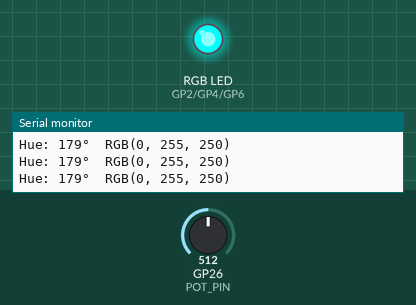
Recording of a sketch running on a simulated Raspberry Pi Pico. Shown: an RGB LED mixed from three pins (HIGH = lit), the last lines printed to the serial monitor. The test bench sets the inputs (shaded band); at power-on: GP26 (POT_PIN) = 512 (analog values on the 0–1023 scale).

Above: at 2.2 s.
2.3 s: GP26 (POT_PIN) set to 716
At 3.0 s:
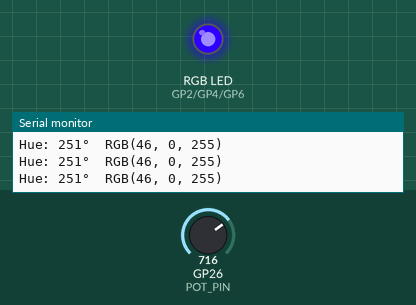
3.8 s: GP26 (POT_PIN) set to 900
At 4.2 s:
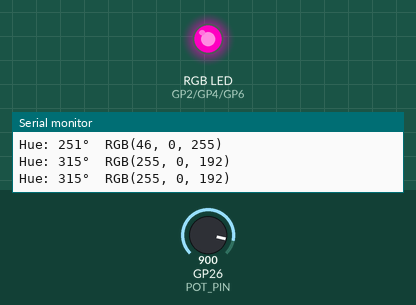
5.3 s: GP26 (POT_PIN) set to 1023
At 6.5 s:
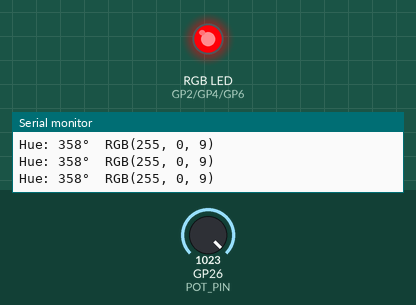
6.8 s: GP26 (POT_PIN) set to 306
At 7.7 s:
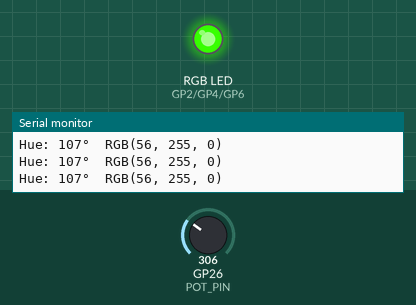
8.3 s: GP26 (POT_PIN) set to 190
At 8.9 s:
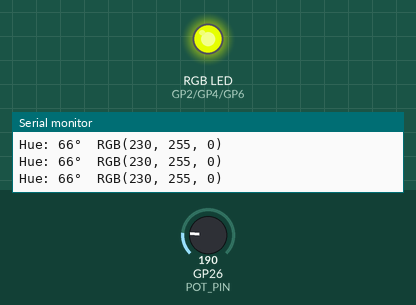
9.8 s: GP26 (POT_PIN) set to 122
At 11.2 s:
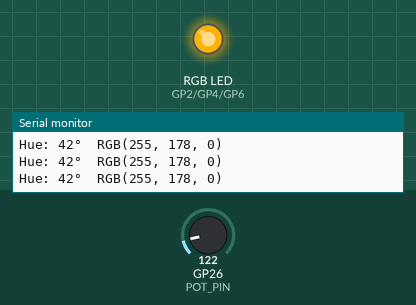
Timing chart, 0 to 12.3 s (numbered marks = the images above; inputs shaded):
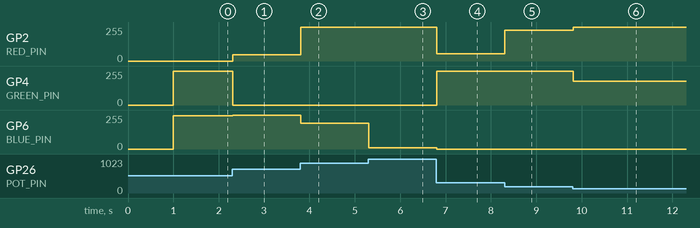

The sketch:

sketch.ino
```cpp
/*
 * LESSON 18: Pico — PWM with Hardware Slices
 * Board: Raspberry Pi Pico (RP2040, Dual Cortex-M0+, 125MHz, 264KB RAM)
 *
 * ============================================================
 * RP2040 PWM ARCHITECTURE
 * ============================================================
 *
 * The RP2040 has 8 PWM "slices", each with 2 output channels (A and B):
 *
 *   Slice 0: GP0 (0A), GP1 (0B)
 *   Slice 1: GP2 (1A), GP3 (1B)
 *   Slice 2: GP4 (2A), GP5 (2B)
 *   Slice 3: GP6 (3A), GP7 (3B)
 *   Slice 4: GP8 (4A), GP9 (4B)
 *   Slice 5: GP10 (5A), GP11 (5B)
 *   Slice 6: GP12 (6A), GP13 (6B)
 *   Slice 7: GP14 (7A), GP15 (7B)
 *
 * Total: 16 PWM outputs! (8 slices × 2 channels)
 *
 * Key detail: both channels in a slice share the SAME frequency
 * (same counter/wrap value), but can have DIFFERENT duty cycles.
 *
 *   ┌─────────────────────────────────┐
 *   │         PWM Slice N             │
 *   │                                 │
 *   │  ┌───────────┐                  │
 *   │  │  Counter   │ ← Counts 0 to wrap value, then resets
 *   │  │  (16-bit)  │                 │
 *   │  └─────┬─────┘                  │
 *   │        │                        │
 *   │   ┌────┴────┐  ┌────┴────┐     │
 *   │   │ Compare │  │ Compare │     │
 *   │   │   A     │  │   B     │     │
 *   │   └────┬────┘  └────┬────┘     │
 *   │        │             │          │
 *   │      Out A         Out B        │
 *   └────────┴─────────────┴──────────┘
 *
 * ============================================================
 * PWM COMPARISON ACROSS PLATFORMS
 * ============================================================
 *
 * RP2040 PWM:
 *   - 8 slices × 2 channels = 16 outputs
 *   - 16-bit counter (0-65535)
 *   - Frequency = 125MHz / (wrap + 1) / divider
 *   - Independent duty per channel, shared frequency per slice
 *   - Clock divider: integer + 4-bit fractional (e.g., 1.0625)
 *
 * ESP32 LEDC (LED Control):
 *   - 16 channels (8 high-speed, 8 low-speed)
 *   - Each channel independently configurable
 *   - Up to 20-bit resolution (but lower resolution = higher frequency)
 *   - Hardware fade support (automatic duty cycle ramping!)
 *   - ledcSetup(channel, freq, resolution) + ledcAttachPin(pin, channel)
 *
 * STM32 TIM (Timer-based PWM):
 *   - Multiple timers, each with 1-4 channels
 *   - 16-bit or 32-bit counters (TIM2/TIM5 are 32-bit on many STM32)
 *   - Advanced timers (TIM1/TIM8): complementary outputs, dead-time
 *     insertion, break input — designed for motor control
 *   - Most flexible but most complex to configure
 *
 * AVR (Arduino Uno):
 *   - 6 PWM outputs on 3 timers (Timer0, Timer1, Timer2)
 *   - Timer0: 8-bit, used by millis() — changing it breaks timing!
 *   - Timer1: 16-bit, most flexible
 *   - Timer2: 8-bit
 *   - Only ~490Hz or ~980Hz with analogWrite()
 *   - Custom frequencies require direct timer register manipulation
 *
 * ============================================================
 * THIS LESSON:
 * Drive an RGB LED with 3 PWM channels, controlled by a potentiometer
 * that cycles through the colour wheel (HSV → RGB conversion).
 * ============================================================
 */

// RGB LED pins — chosen from different slices so each has independent control
const int RED_PIN   = 2;   // Slice 1, Channel A
const int GREEN_PIN = 4;   // Slice 2, Channel A
const int BLUE_PIN  = 6;   // Slice 3, Channel A

const int POT_PIN = 26;    // ADC0 — potentiometer for colour selection

void setup() {
  Serial.begin(115200);
  delay(1000);

  Serial.println("Lesson 18: RP2040 PWM Slices — RGB LED");
  Serial.println("Turn the potentiometer to cycle through colours");
  Serial.println();

  // Set PWM frequency via analogWriteFreq() — Arduino-Pico framework
  // Default is 1000Hz. Let's use 1000Hz (fine for LEDs, no visible flicker).
  analogWriteFreq(1000);

  // Set PWM resolution to 8 bits (0-255) for simplicity
  // Could use up to 16 bits (0-65535) on RP2040!
  analogWriteRange(255);

  /*
   * Under the hood, analogWriteFreq() and analogWriteRange() configure:
   *   - The slice's wrap value (TOP) = range - 1
   *   - The clock divider = 125MHz / (frequency × range)
   *
   * For 1000Hz with 8-bit range:
   *   divider = 125,000,000 / (1000 × 256) ≈ 488.28
   *   Actual divider: 488 + fractional part
   *
   * For comparison, raw Pico SDK code would be:
   *   pwm_config cfg = pwm_get_default_config();
   *   pwm_config_set_clkdiv(&cfg, 488.28f);
   *   pwm_config_set_wrap(&cfg, 255);
   *   pwm_init(pwm_gpio_to_slice_num(RED_PIN), &cfg, true);
   *   gpio_set_function(RED_PIN, GPIO_FUNC_PWM);
   *   pwm_set_gpio_level(RED_PIN, duty);  // 0-255
   *
   * On ESP32, equivalent:
   *   ledcSetup(0, 1000, 8);   // Channel 0, 1kHz, 8-bit
   *   ledcAttachPin(RED_PIN, 0);
   *   ledcWrite(0, duty);
   *
   * On STM32 (HAL):
   *   // Configure TIM3 Channel 1 for PWM
   *   htim3.Instance = TIM3;
   *   htim3.Init.Prescaler = 48000000 / (1000 * 256) - 1;
   *   htim3.Init.Period = 255;
   *   HAL_TIM_PWM_Init(&htim3);
   *   HAL_TIM_PWM_Start(&htim3, TIM_CHANNEL_1);
   *   __HAL_TIM_SET_COMPARE(&htim3, TIM_CHANNEL_1, duty);
   */

  // Configure ADC for potentiometer
  analogReadResolution(12);

  Serial.println("PWM initialized on 3 slices for RGB LED");
}

void loop() {
  // Read potentiometer (0-4095)
  int potValue = analogRead(POT_PIN);

  // Map pot value to hue (0-359 degrees)
  int hue = map(potValue, 0, 4095, 0, 359);

  // Convert HSV to RGB
  // Hue: 0-359 (colour wheel), Saturation: 255, Value: 255
  uint8_t r, g, b;
  hsvToRgb(hue, 255, 255, r, g, b);

  // Write PWM duty cycles to each colour channel
  analogWrite(RED_PIN, r);
  analogWrite(GREEN_PIN, g);
  analogWrite(BLUE_PIN, b);

  /*
   * analogWrite() on RP2040:
   *   1. Determines which slice/channel the pin belongs to
   *   2. Configures the pin for PWM function (GPIO_FUNC_PWM)
   *   3. Sets the compare value for that channel
   *
   * Since R, G, B are on different slices, they're fully independent.
   * If we used two pins on the SAME slice (e.g., GP2 and GP3 = Slice 1),
   * they'd share the same frequency but could still have different duties.
   */

  // Print every 200ms
  static unsigned long lastPrint = 0;
  if (millis() - lastPrint > 200) {
    lastPrint = millis();
    Serial.print("Hue: ");
    Serial.print(hue);
    Serial.print("°  RGB(");
    Serial.print(r);
    Serial.print(", ");
    Serial.print(g);
    Serial.print(", ");
    Serial.print(b);
    Serial.println(")");
  }

  delay(10);
}

// ═══════════════════════════════════════════
// HSV to RGB conversion
// ═══════════════════════════════════════════

void hsvToRgb(int h, uint8_t s, uint8_t v, uint8_t &r, uint8_t &g, uint8_t &b) {
  /*
   * HSV (Hue-Saturation-Value) is much more intuitive for colour cycling
   * than RGB. Hue is the angle on the colour wheel:
   *   0°   = Red
   *   60°  = Yellow
   *   120° = Green
   *   180° = Cyan
   *   240° = Blue
   *   300° = Magenta
   *   360° = Red (wraps around)
   *
   * By sweeping hue 0→359, we get a smooth rainbow.
   */

  if (s == 0) {
    r = g = b = v;
    return;
  }

  uint8_t region = h / 60;
  uint8_t remainder = (h - (region * 60)) * 255 / 60;

  uint8_t p = (v * (255 - s)) >> 8;
  uint8_t q = (v * (255 - ((s * remainder) >> 8))) >> 8;
  uint8_t t = (v * (255 - ((s * (255 - remainder)) >> 8))) >> 8;

  switch (region) {
    case 0:  r = v; g = t; b = p; break;
    case 1:  r = q; g = v; b = p; break;
    case 2:  r = p; g = v; b = t; break;
    case 3:  r = p; g = q; b = v; break;
    case 4:  r = t; g = p; b = v; break;
    default: r = v; g = p; b = q; break;
  }
}

/*
 * ══════════════════════════════════════════════════════════
 * PWM APPLICATIONS BEYOND LEDs
 * ══════════════════════════════════════════════════════════
 *
 * PWM is everywhere in embedded systems:
 *
 *   Motor speed control: Vary duty cycle → vary average voltage to motor
 *   Servo control: 50Hz PWM, 1-2ms pulse width = angle
 *   Audio generation: PWM at >20kHz + low-pass filter = DAC
 *   Power supplies: Switch-mode converters are just PWM + inductor
 *   Display brightness: Backlight dimming on LCD panels
 *   Fan control: PC fans use 25kHz PWM (Intel spec)
 *   Heating elements: Slow PWM (1Hz) for thermal control
 *
 * RP2040 advantage: 16 PWM outputs means you can control
 * many motors/LEDs/servos without external PWM driver chips.
 *
 * For motor control specifically, STM32's advanced timers
 * (TIM1/TIM8) have features RP2040 lacks:
 *   - Complementary outputs (for H-bridges)
 *   - Programmable dead-time (prevents shoot-through!)
 *   - Break input (emergency stop — hardware kills PWM instantly)
 * These are essential for safe motor/power converter control.
 */
```

Measured:
- after the input at 2.3 s, GP2 (RED_PIN): 0/255 → 46/255 at once; GP4 (GREEN_PIN): 255/255 → 0/255 at once; GP6 (BLUE_PIN): 250/255 → 255/255 at once
- after the input at 3.8 s, GP2 (RED_PIN): 46/255 → 255/255 at once; GP6 (BLUE_PIN): 255/255 → 192/255 at once
- after the input at 5.3 s, GP6 (BLUE_PIN): 192/255 → 9/255 at once
- after the input at 6.8 s, GP2 (RED_PIN): 255/255 → 56/255 at once; GP4 (GREEN_PIN): 0/255 → 255/255 at once; GP6 (BLUE_PIN): 9/255 → 0/255 at once
- after the input at 8.3 s, GP2 (RED_PIN): 56/255 → 230/255 at once
- after the input at 9.8 s, GP2 (RED_PIN): 230/255 → 255/255 at once; GP4 (GREEN_PIN): 255/255 → 178/255 at once
